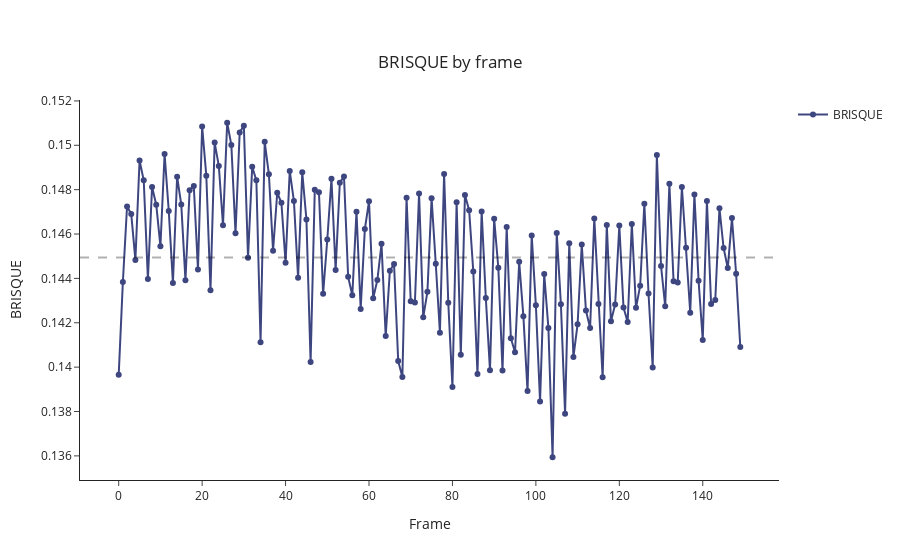

Notebook source saved alongside this figure:
### Markdown cell above
<div class="alert alert-block alert-warning">
<b>Warning:</b> To show the graphical representation, switch to the <b><i>Python 3</i></b> kernel. Button in the upper right corner.
</div>

### Code cell
import cv2
from brisque import BRISQUE
from PIL import Image

def evaluate_brisque_score(file_path):
    image = Image.open(file_path).convert("RGB")
    quality_assessor = BRISQUE()
    quality_score = quality_assessor.get_score(image)
    return quality_score

# Example usage
sample_image_path = "example.jpg"
score = evaluate_brisque_score(sample_image_path)
print("BRISQUE Score:", score)

### Figure 1 — Plotly figure (JSON) as saved in the notebook; plotly's stock layout.template omitted (floating-point values rounded to 4 significant figures; data arrays with more than 128 entries replaced by an {"elided": "..."} marker saying what was removed)
{"data": [{"line": {"color": "#3E4680"}, "mode": "lines+markers", "name": "BRISQUE", "type": "scatter", "x": {"elided": "150 int values"}, "y": {"elided": "150 float values"}}], "layout": {"autosize": true, "shapes": [{"line": {"dash": "dash", "width": 2}, "type": "line", "x0": 0, "x1": 1, "xref": "x domain", "y0": 0.1449, "y1": 0.1449, "yref": "y"}], "showlegend": true, "title": {"text": "BRISQUE by frame", "x": 0.5, "xanchor": "center", "y": 0.9}, "xaxis": {"autorange": true, "range": [-9.297, 158.3], "title": {"text": "Frame"}, "type": "linear"}, "yaxis": {"autorange": true, "range": [0.1347, 0.1523], "title": {"text": "BRISQUE"}, "type": "linear"}}}
